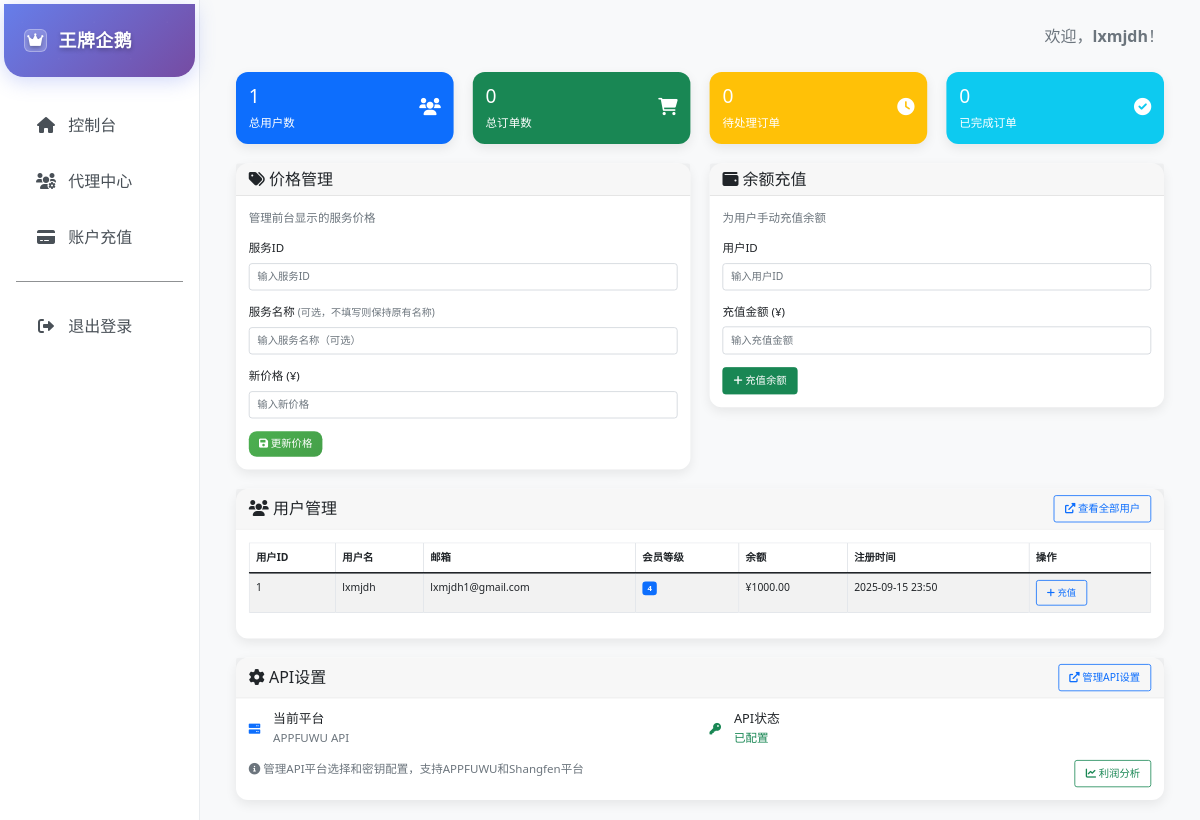
Page /admin/lxmjdh (signed in) on the earlier database version.
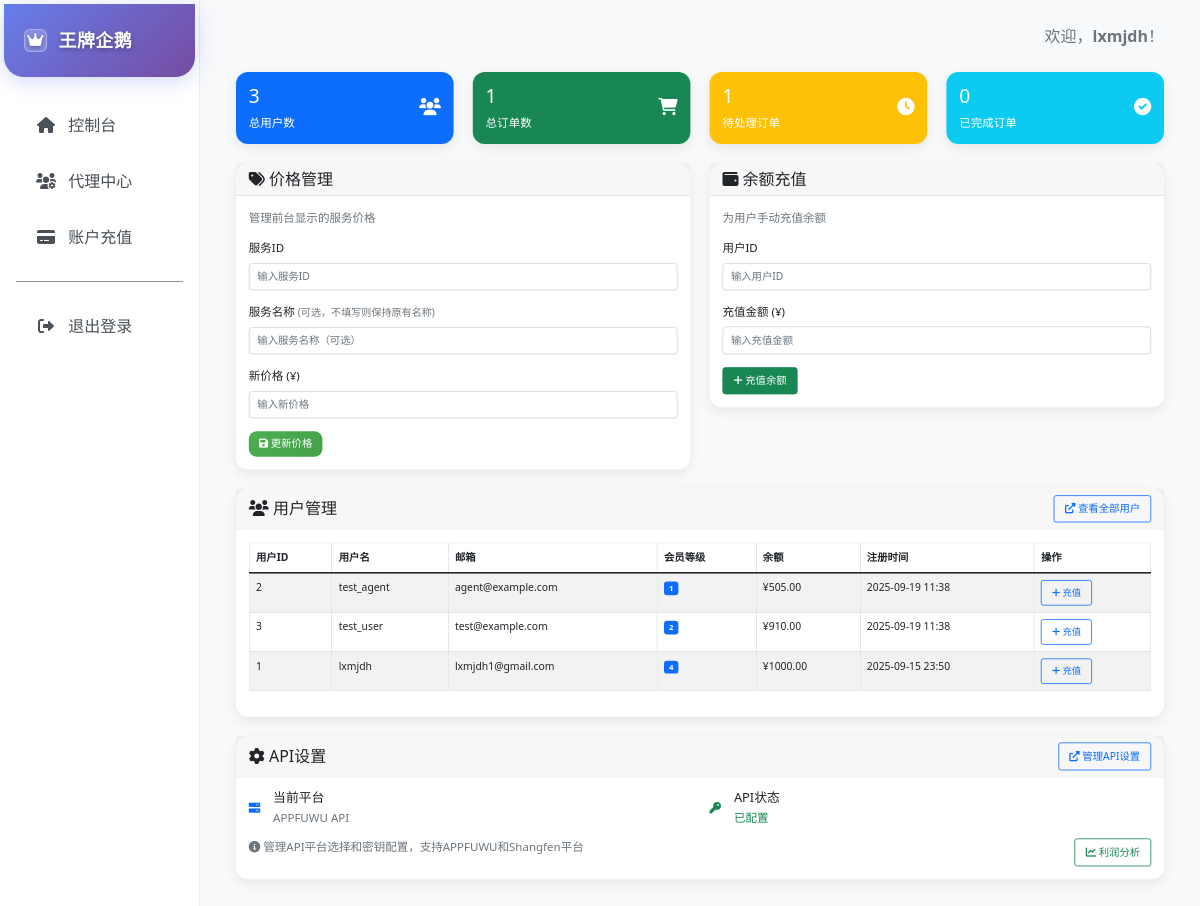
Same page on the later database version.
### app/models/user.py (models this page shows, shortened)
class User(Base):
    __tablename__ = "users"
    id = Column(Integer, primary_key=True, index=True)
    email = Column(String(255), unique=True, index=True, nullable=False)
    username = Column(String(100), nullable=False)
    password_hash = Column(String(255), nullable=False)
    member_level = Column(Integer, default=1)
    balance = Column(DECIMAL(10, 2), default=0.00)
    total_consumed = Column(DECIMAL(10, 2), default=0.00)
    total_cashback = Column(DECIMAL(10, 2), default=0.00)
    api_key = Column(String(255), nullable=True)
    status = Column(Integer, default=1)
    inviter_id = Column(Integer, ForeignKey("users.id"), nullable=True)  # 邀请人ID
    invite_code = Column(String(20), unique=True, nullable=True)  # 邀请码
    is_agent = Column(Boolean, default=False)  # 是否为代理
    agent_level = Column(Integer, default=0)  # 代理等级 (0=普通用户, 1=一级代理, 2=二级代理...)
    direct_commission_rate = Column(DECIMAL(5, 4), default=0.0000)  # 直接邀请返佣比例
    indirect_commission_rate = Column(DECIMAL(5, 4), default=0.0000)  # 间接邀请返佣比例
    total_direct_commission = Column(DECIMAL(10, 2), default=0.00)  # 直接邀请总返佣
    total_indirect_commission = Column(DECIMAL(10, 2), default=0.00)  # 间接邀请总返佣
    total_commission = Column(DECIMAL(10, 2), default=0.00)  # 总返佣
    created_at = Column(DateTime, default=func.now())
    updated_at = Column(DateTime, default=func.now(), onupdate=func.now())
    orders = relationship("Order", back_populates="user", lazy="dynamic")
    cashback_records = relationship("CashbackRecord", back_populates="user", lazy="dynamic")
    recharge_records = relationship("RechargeRecord", back_populates="user", lazy="dynamic")
    inviter = relationship("User", remote_side=[id], backref="invitees")  # 邀请人
    commission_records = relationship("CommissionRecord", back_populates="agent", lazy="dynamic", foreign_keys="CommissionRecord.agent_id")  # 返佣记录

### app/routers/admin.py (the view)
@router.get("/lxmjdh", response_class=HTMLResponse)
async def admin_dashboard(request: Request, db: Session = Depends(get_db)):
    user = await get_current_user(request)
    if not user:
        return RedirectResponse(url="/auth/login", status_code=302)
    if not check_admin_permission(user):
        raise HTTPException(status_code=403, detail="权限不足")
    total_users = db.query(User).count()
    total_orders = db.query(Order).count()
    pending_orders = db.query(Order).filter(Order.status == "pending").count()
    completed_orders = db.query(Order).filter(Order.status == "completed").count()
    users = db.query(User).order_by(User.created_at.desc()).limit(50).all()
    return templates.TemplateResponse("admin/lxmjdh.html", {
        "request": request,
        "title": "管理员控制台",
        "user": user,
        "total_users": total_users,
        "total_orders": total_orders,
        "pending_orders": pending_orders,
        "completed_orders": completed_orders,
        "users": users
    })

### app/templates/admin/lxmjdh.html (shortened to what this page needs)
{% extends "base.html" %}
{% block content %}
<div class="d-flex justify-content-end align-items-center mb-4">
    <div class="text-muted">
        欢迎，<strong>{{ user.username }}</strong>！
    </div>
</div>
<div class="admin-main-content">
<div class="row mb-4">
    <div class="col-md-3">
        <div class="card bg-primary text-white">
            <div class="card-body">
                <div class="d-flex justify-content-between">
                    <div>
                        <h4>{{ total_users }}</h4>
                        <p class="mb-0">总用户数</p>
                    </div>
                    <div class="align-self-center">
                        <i class="fas fa-users fa-2x"></i>
                    </div>
                </div>
            </div>
        </div>
    </div>
    <div class="col-md-3">
        <div class="card bg-success text-white">
            <div class="card-body">
                <div class="d-flex justify-content-between">
                    <div>
                        <h4>{{ total_orders }}</h4>
                        <p class="mb-0">总订单数</p>
                    </div>
                    <div class="align-self-center">
                        <i class="fas fa-shopping-cart fa-2x"></i>
                    </div>
                </div>
            </div>
        </div>
    </div>
    <div class="col-md-3">
        <div class="card bg-warning text-white">
            <div class="card-body">
                <div class="d-flex justify-content-between">
                    <div>
                        <h4>{{ pending_orders }}</h4>
                        <p class="mb-0">待处理订单</p>
                    </div>
                    <div class="align-self-center">
                        <i class="fas fa-clock fa-2x"></i>
                    </div>
                </div>
            </div>
        </div>
    </div>
    <div class="col-md-3">
        <div class="card bg-info text-white">
            <div class="card-body">
                <div class="d-flex justify-content-between">
                    <div>
                        <h4>{{ completed_orders }}</h4>
                        <p class="mb-0">已完成订单</p>
                    </div>
                    <div class="align-self-center">
                        <i class="fas fa-check-circle fa-2x"></i>
                    </div>
                </div>
            </div>
        </div>
    </div>
</div>
<div class="row">
    <div class="col-md-6">
        <div class="card">
            <div class="card-header">
                <h5 class="mb-0"><i class="fas fa-tags"></i> 价格管理</h5>
            </div>
            <div class="card-body">
                <p class="text-muted">管理前台显示的服务价格</p>
                <form id="priceForm">
                    <div class="mb-3">
                        <label for="serviceId" class="form-label">服务ID</label>
                        <input type="number" class="form-control" id="serviceId" placeholder="输入服务ID" required>
                    </div>
                    <div class="mb-3">
                        <label for="serviceName" class="form-label">服务名称 <small class="text-muted">(可选，不填写则保持原有名称)</small></label>
                        <input type="text" class="form-control" id="serviceName" placeholder="输入服务名称（可选）">
                    </div>
                    <div class="mb-3">
                        <label for="newPrice" class="form-label">新价格 (¥)</label>
                        <input type="number" class="form-control" id="newPrice" step="0.01" placeholder="输入新价格" required>
                    </div>
                    <button type="button" class="btn btn-primary" onclick="updatePrice()">
                        <i class="fas fa-save"></i> 更新价格
                    </button>
                </form>
            </div>
        </div>
    </div>
    <div class="col-md-6">
        <div class="card">
            <div class="card-header">
                <h5 class="mb-0"><i class="fas fa-wallet"></i> 余额充值</h5>
            </div>
            <div class="card-body">
                <p class="text-muted">为用户手动充值余额</p>
                <form id="rechargeForm">
                    <div class="mb-3">
                        <label for="userId" class="form-label">用户ID</label>
                        <input type="number" class="form-control" id="userId" placeholder="输入用户ID" required>
                    </div>
                    <div class="mb-3">
                        <label for="amount" class="form-label">充值金额 (¥)</label>
                        <input type="number" class="form-control" id="amount" step="0.01" placeholder="输入充值金额" required>
                    </div>
                    <button type="button" class="btn btn-success" onclick="rechargeBalance()">
                        <i class="fas fa-plus"></i> 充值余额
                    </button>
                </form>
            </div>
        </div>
    </div>
</div>
<div class="row mt-4">
    <div class="col-12">
        <div class="card">
            <div class="card-header d-flex justify-content-between align-items-center">
                <h5 class="mb-0"><i class="fas fa-users"></i> 用户管理</h5>
                <a href="/admin/lxmjdh/users" class="btn btn-outline-primary btn-sm">
                    <i class="fas fa-external-link-alt"></i> 查看全部用户
                </a>
            </div>
            <div class="card-body">
                <div class="table-responsive">
                    <table class="table table-bordered table-striped">
                        <thead>
                            <tr>
                                <th>用户ID</th>
                                <th>用户名</th>
                                <th>邮箱</th>
                                <th>会员等级</th>
                                <th>余额</th>
                                <th>注册时间</th>
                                <th>操作</th>
                            </tr>
                        </thead>
                        <tbody>
                            {% for u in users %}
                            <tr>
                                <td>{{ u.id }}</td>
                                <td>{{ u.username }}</td>
                                <td>{{ u.email }}</td>
                                <td>
                                    <span class="badge bg-primary">{{ u.member_level }}</span>
                                </td>
                                <td>¥{{ "%.2f"|format(u.balance) }}</td>
                                <td>{{ u.created_at.strftime('%Y-%m-%d %H:%M') if u.created_at else 'N/A' }}</td>
                                <td>
                                    <button class="btn btn-sm btn-outline-primary" onclick="quickRecharge({{ u.id }}, '{{ u.username }}')">
                                        <i class="fas fa-plus"></i> 充值
                                    </button>
                                </td>
                            </tr>
                            {% endfor %}
                        </tbody>
                    </table>
                </div>
            </div>
        </div>
    </div>
</div>
<div class="row mt-4">
    <div class="col-12">
        <div class="card">
            <div class="card-header d-flex justify-content-between align-items-center">
                <h5 class="mb-0"><i class="fas fa-cog"></i> API设置</h5>
                <a href="/admin/lxmjdh/api-settings" class="btn btn-outline-primary btn-sm">
                    <i class="fas fa-external-link-alt"></i> 管理API设置
                </a>
            </div>
            <div class="card-body">
                <div class="row">
                    <div class="col-md-6">
                        <div class="d-flex align-items-center mb-3">
                            <i class="fas fa-server text-primary me-3"></i>
                            <div>
                                <h6 class="mb-1">当前平台</h6>
                                <span class="text-muted">APPFUWU API</span>
                            </div>
                        </div>
                    </div>
                    <div class="col-md-6">
                        <div class="d-flex align-items-center mb-3">
                            <i class="fas fa-key text-success me-3"></i>
                            <div>
                                <h6 class="mb-1">API状态</h6>
                                <span class="text-success">已配置</span>
                            </div>
                        </div>
                    </div>
                </div>
                <div class="row">
                    <div class="col-md-8">
                        <p class="text-muted mb-0">
                            <i class="fas fa-info-circle"></i>
                            管理API平台选择和密钥配置，支持APPFUWU和Shangfen平台
                        </p>
                    </div>
                    <div class="col-md-4 text-end">
                        <a href="/admin/lxmjdh/profit-analysis" class="btn btn-outline-success btn-sm">
                            <i class="fas fa-chart-line"></i> 利润分析
                        </a>
                    </div>
                </div>
            </div>
        </div>
    </div>
</div>
</div>
{% endblock %}

### app/templates/base.html (shortened to what this page needs)
<!DOCTYPE html>
<html lang="zh-CN">
<head>
    <link href="https://cdn.jsdelivr.net/npm/bootstrap@5.1.3/dist/css/bootstrap.min.css" rel="stylesheet">
    <link href="https://cdnjs.cloudflare.com/ajax/libs/font-awesome/6.0.0/css/all.min.css" rel="stylesheet">
</head>
<body>
    {% if user %}
    <div class="container-fluid">
        <div class="row">
            <div class="col-md-3 col-lg-2 sidebar p-0">
                <div class="p-3">
                    <div class="sidebar-header">
                        <div class="brand-logo">
                            <div class="brand-icon">
                                <i class="fas fa-crown"></i>
                            </div>
                            <div class="brand-text">
                                <h4 class="brand-title">王牌企鹅</h4>
                            </div>
                        </div>
                    </div>
                    <nav class="nav flex-column">
                        <a class="nav-link {% if request.url.path == '/admin/dashboard' %}active{% endif %}" href="/admin/dashboard">
                            <i class="fas fa-home"></i> 控制台
                        </a>
                        <a class="nav-link {% if request.url.path == '/agent' %}active{% endif %}" href="/agent">
                            <i class="fas fa-users-cog"></i> 代理中心
                        </a>
                        <a class="nav-link {% if request.url.path == '/recharge' %}active{% endif %}" href="/recharge">
                            <i class="fas fa-credit-card"></i> 账户充值
                        </a>
                        <hr class="my-3" style="border-color: #e9ecef; opacity: 0.5;">
                        <a class="nav-link" href="/auth/logout">
                            <i class="fas fa-sign-out-alt"></i> 退出登录
                        </a>
                    </nav>
                </div>
            </div>
            <div class="col-md-9 col-lg-10 main-content">
                <div class="p-4">
                    {% block content %}{% endblock %}
                </div>
            </div>
        </div>
    </div>
    {% endif %}
</body>
</html>

### app/templates/base.html (style rules this page uses)
.sidebar { min-height: 100vh; background: #ffffff; box-shadow: 2px 0 10px rgba(0, 0, 0, 0.1); border-right: 1px solid #e9ecef; }
.sidebar .nav-link { color: #495057; padding: 12px 20px; border-radius: 8px; margin: 4px 0; transition: all 0.3s ease; }
.sidebar .nav-link i { width: 20px; text-align: center; margin-right: 8px; transition: all 0.3s ease; }
.main-content { background: #f8f9fa; min-height: 100vh; }
.card { border: none; border-radius: 15px; box-shadow: 0 5px 15px rgba(0, 0, 0, 0.08); }
.btn-primary { background: linear-gradient(135deg, #4CAF50 0%, #45a049 100%); border: none; border-radius: 10px; }
.sidebar-header { background: linear-gradient(135deg, #667eea 0%, #764ba2 100%); color: white; padding: 25px 20px; margin: -12px -12px 20px -12px; border-radius: 0 0 20px 20px; box-shadow: 0 4px 20px rgba(102, 126, 234, 0.3); position: relative; overflow: hidden; }
.sidebar-header::before { content: ''; position: absolute; top: 0; left: 0; right: 0; bottom: 0; opacity: 0.3; }
.brand-logo { display: flex; align-items: center; gap: 12px; position: relative; z-index: 1; }
.brand-icon { width: 22.5px; height: 22.5px; background: rgba(255, 255, 255, 0.2); border-radius: 6px; display: flex; align-items: center; justify-content: center; backdrop-filter: blur(10px); border: 1px solid rgba(255, 255, 255, 0.3); transition: all 0.3s ease; }
.brand-icon i { font-size: 0.9rem; color: white; text-shadow: 0 2px 4px rgba(0, 0, 0, 0.3); }
.brand-text { flex: 1; }
.brand-title { font-size: 1.12rem; font-weight: 700; margin: 0; color: white !important; text-shadow: 0 2px 4px rgba(0, 0, 0, 0.3); letter-spacing: 0.5px; }
.sidebar h4 { color: #212529; font-weight: 600; }

### app/templates/admin/lxmjdh.html (style rules this page uses)
.admin-main-content { transform: scale(0.8); transform-origin: top left; width: 125%; margin-bottom: -20%; }
.admin-main-content .card { font-size: 0.9em; }
.admin-main-content .btn { font-size: 0.9em; padding: 0.4rem 0.8rem; }
.admin-main-content .form-control, .admin-main-content .form-select { font-size: 0.9em; padding: 0.4rem 0.6rem; }
.admin-main-content .table { font-size: 0.9em; }
.admin-main-content .table th, .admin-main-content .table td { padding: 0.5rem; }
.admin-main-content .card-body h4 { font-size: 1.5rem; }
.admin-main-content .card-body p { font-size: 0.9rem; }
.admin-main-content .card-body .fa-2x { font-size: 1.5em !important; }

Differences in the rows shown:
added User: id "2", username "test_agent", email "agent@example.com", member_level "1", balance "505.00", created_at "2025-09-19 11:38"
added User: id "3", username "test_user", email "test@example.com", member_level "2", balance "910.00", created_at "2025-09-19 11:38"
Other differences:
{{ total_users }}: "1" → "3"
{{ total_orders }}: "0" → "1"
{{ pending_orders }}: "0" → "1"
